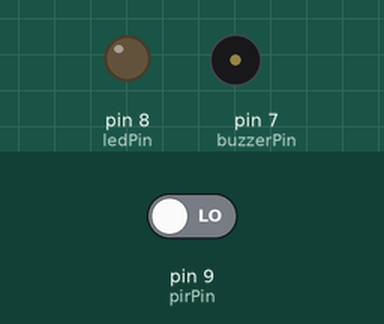
Simulated run of this sketch. Board: Arduino Uno, built with avr-gcc and run on an emulated ATmega328P. Parts: output pins drawn as LEDs (lit = HIGH), buzzer (waves = sounding). The inputs (shaded band) are chosen by the test bench; at power-on: pin 9 (pirPin) LOW.

Above: at 1.7 s.
1.8 s: pin 9 (pirPin) driven HIGH
At 1.9 s:
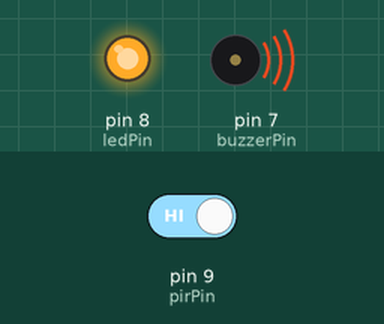
At 2.6 s:
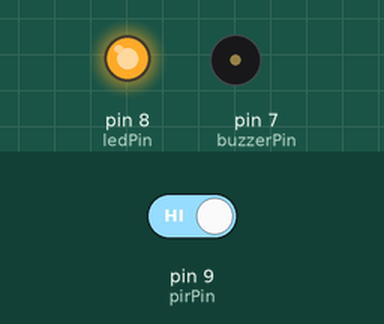
3.8 s: pin 9 (pirPin) driven LOW
At 6.1 s:
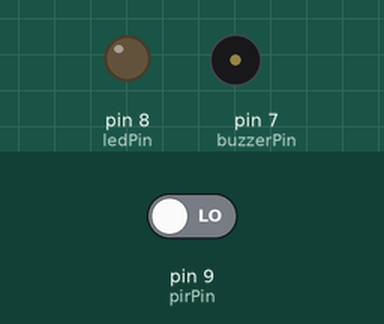
Timing chart, 0 to 7.6 s (numbered marks = the images above; inputs shaded):
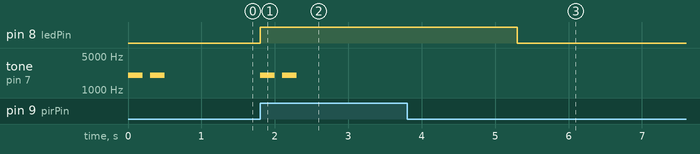

Measured:
- after the input at 1.8 s, pin 8 (ledPin): LOW → HIGH at once; tone on pin 7 (buzzerPin): alternates 2000 Hz for 0.20 s and silent for 0.10 s, 4 changes in all, then stays silent, starting at once
- after the input at 3.8 s, pin 8 (ledPin): HIGH → LOW after 1.5 s; tone on pin 7 (buzzerPin): stops changing and stays silent

The sketch:

BunDai.ino
```cpp
//pin
int pirPin = 9;
int ledPin = 8;
int buzzerPin = 7;

//variable
float detected = 0;

void setup() {
  beep_beep();
  pinMode(ledPin, OUTPUT);
  pinMode(pirPin, INPUT);
}

void loop() {
  detected = digitalRead(pirPin);
  if (detected == HIGH){
    digitalWrite(ledPin,HIGH);
    beep_beep();
    delay(3000);
  }else{
    digitalWrite(ledPin,LOW);
  }

}

void beep_beep(){
  tone(buzzerPin,2000);
  delay(200);
  noTone(buzzerPin);
  delay(100);
  tone(buzzerPin,2000);
  delay(200);
  noTone(buzzerPin);
}
```
